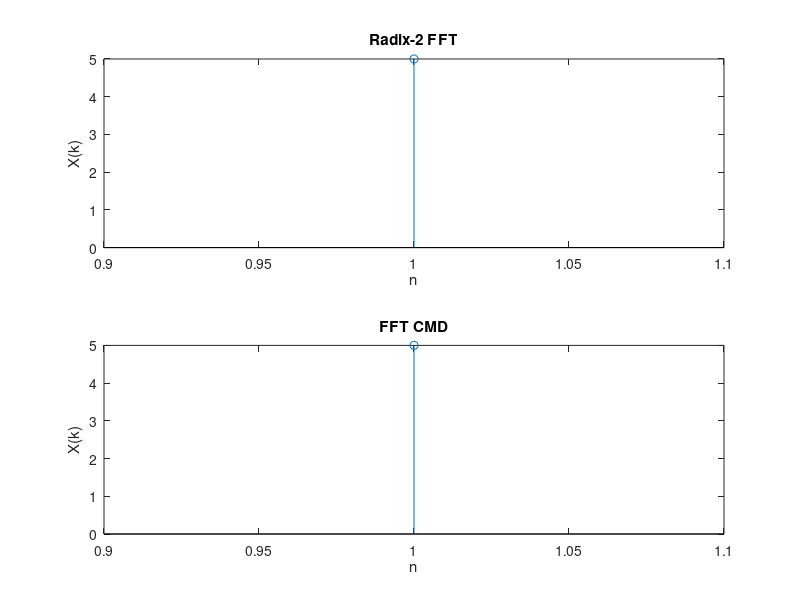

This chart was generated by the following MATLAB code:
%% N Point DFT using DIT Radix-2 FFT
clear all;
close all;
clc;
x = input("Enter sequence: ");
p = nextpow2(length(x));
x = [x zeros(1,((2^p)-length(x)))];
N = length(x);
S = log2(N);
X = fft(x);
x = bitrevorder(x);
for stage = 1:S
    p = 1;
    q = 1+2^(stage-1);
    n = 0;
    while(n<=(2^(stage-1)-1) && q<=N)
        w = exp(-j*2*pi*n/(2^stage));
        y = x(p) + w*x(q);
        z = x(p) - w*x(q);
        x(p) = y;
        x(q) = z;
        p = p+1;
        q = q+1;
        n = n+1;
        if(rem(q,2^stage) == 1)
            p = p + 2^(stage-1);
            q = q + 2^(stage-1);
            n = 0;
        end
    end
end
subplot(2,1,1);
stem(x);
title("Radix-2 FFT");
xlabel("n");
ylabel("X(k)");
subplot(2,1,2);
stem(X);
title("FFT CMD");
xlabel("n");
ylabel("X(k)");

%% Assignment
% Implement 8 point FFT using Radix-2 DIF FFT